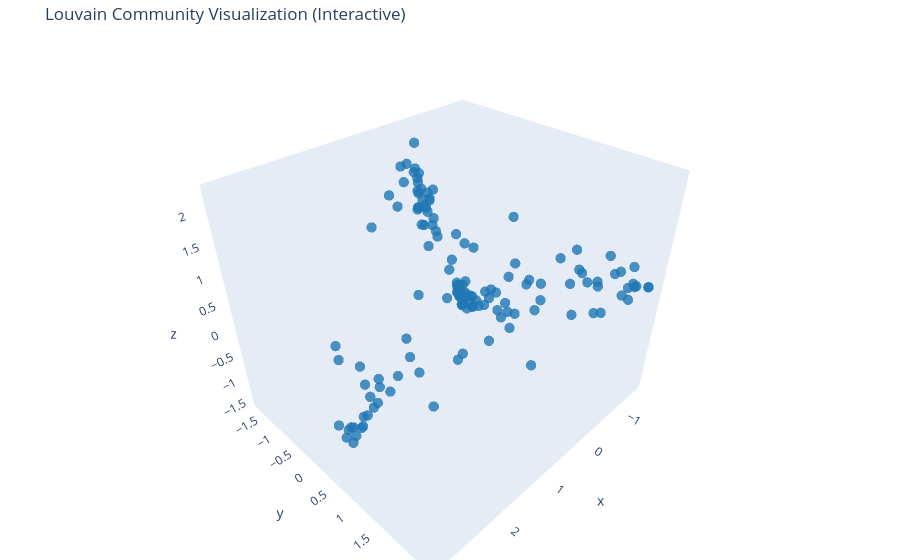

The cell this chart's notebook holds for it:
### Code cell
cid = 1 
members=[n for n, c in partition.items() if c == cid]
subG=G.subgraph(members)
visualize_community_plotly_full(subG, {n: cid for n in subG.nodes()})

### Figure 1 — Plotly figure (JSON) as saved in the notebook; plotly's stock layout.template omitted (floating-point values rounded to 4 significant figures; data arrays with more than 128 entries replaced by an {"elided": "..."} marker saying what was removed)
{"data": [{"hoverinfo": "text", "marker": {"color": {"elided": "145 str values"}, "opacity": 0.8, "size": 6}, "mode": "markers", "text": {"elided": "145 str values"}, "type": "scatter3d", "x": {"elided": "145 float values"}, "y": {"elided": "145 float values"}, "z": {"elided": "145 float values"}}], "layout": {"hovermode": "closest", "margin": {"b": 0, "l": 0, "r": 0, "t": 40}, "plot_bgcolor": "white", "scene": {"xaxis": {"showgrid": false, "zeroline": false}, "yaxis": {"showgrid": false, "zeroline": false}, "zaxis": {"showgrid": false, "zeroline": false}}, "showlegend": false, "title": {"text": "Louvain Community Visualization (Interactive)"}}}
